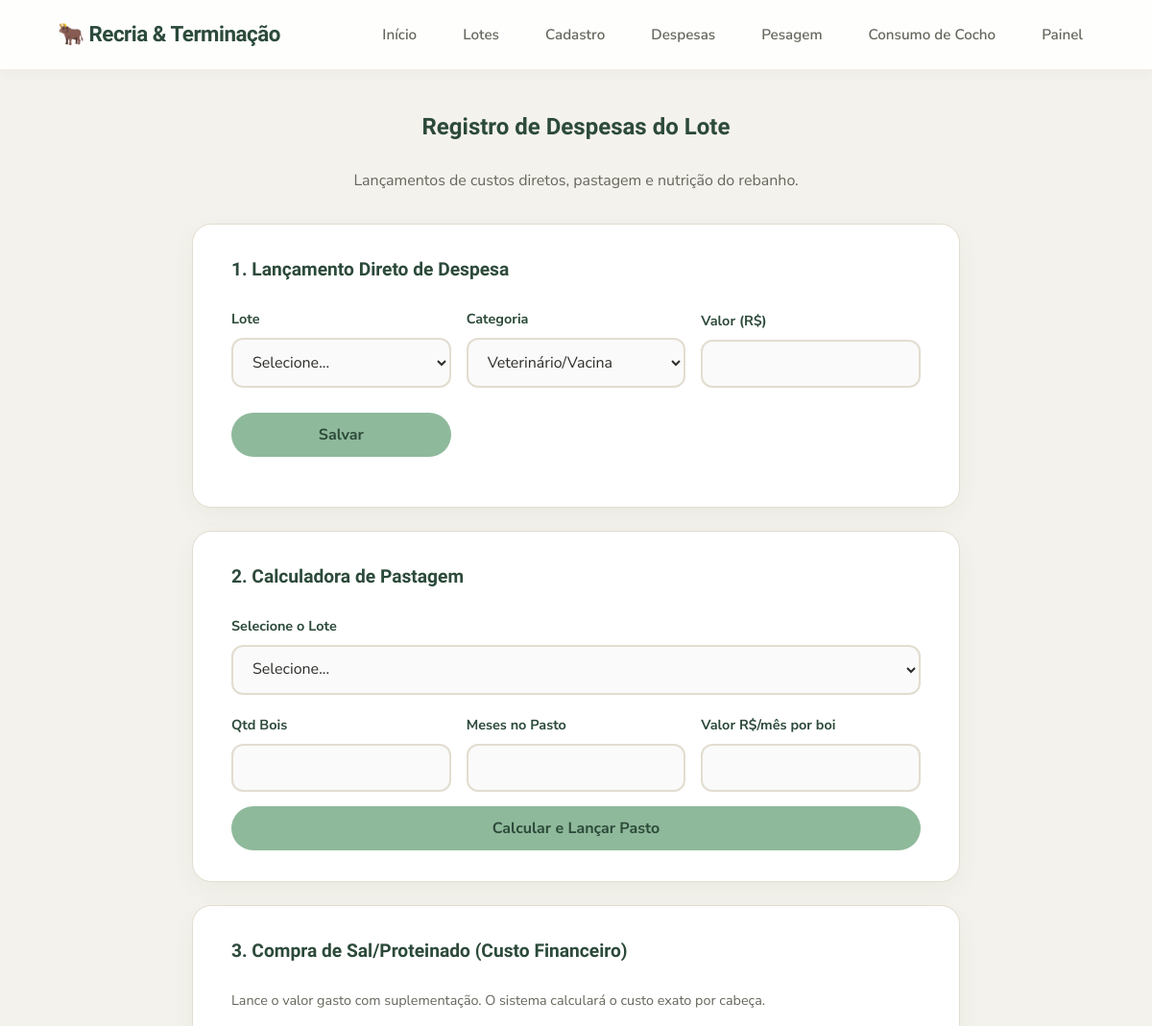
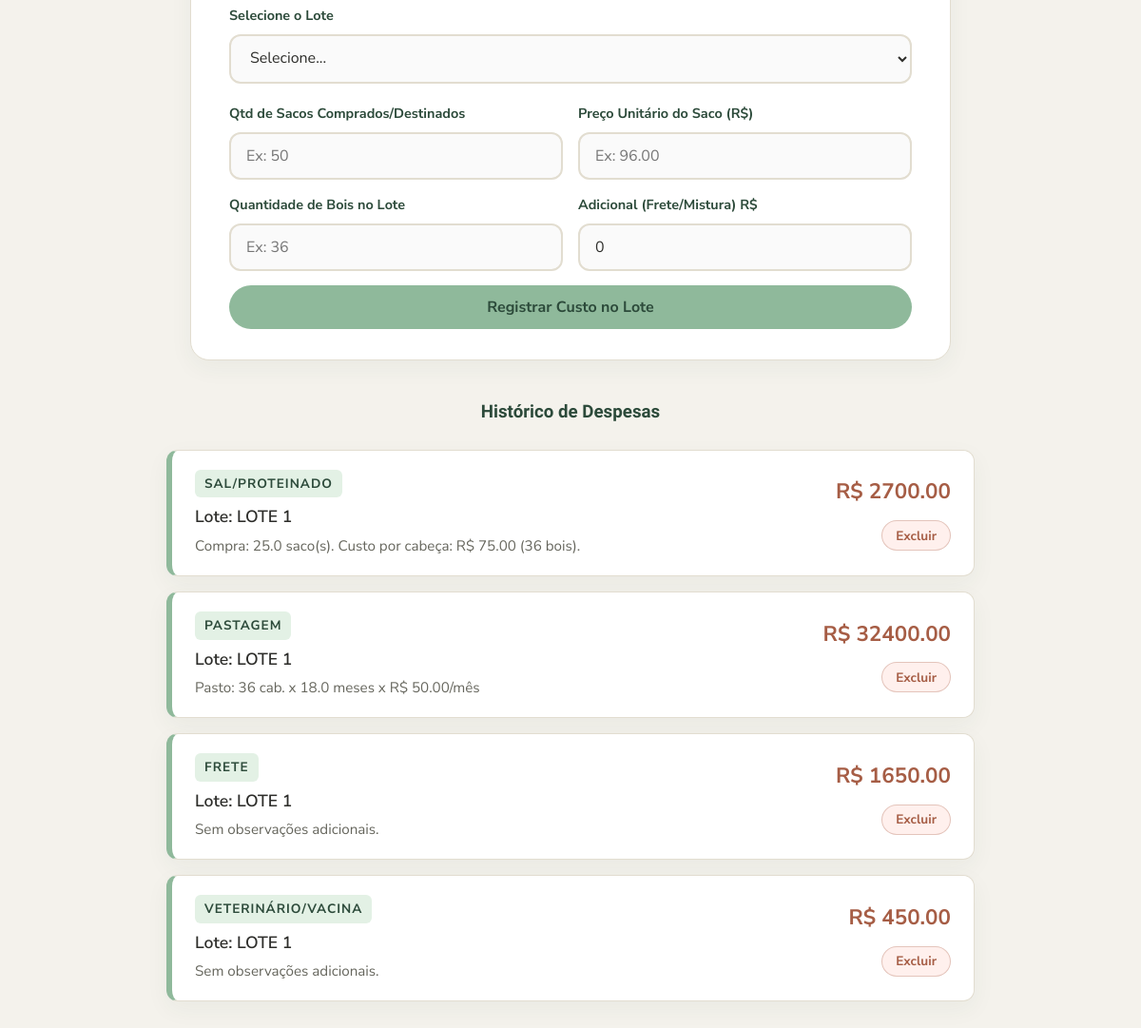
Screenshot of /despesas with the database file from the repository (2 pictures, top to bottom).
### tables this page shows
CREATE TABLE despesas (
                    id INTEGER PRIMARY KEY AUTOINCREMENT,
                    lote_id INTEGER,
                    categoria TEXT,
                    valor REAL,
                    observacao TEXT,
                    FOREIGN KEY(lote_id) REFERENCES lotes(id) ON DELETE CASCADE
                );

CREATE TABLE lotes (
                    id INTEGER PRIMARY KEY AUTOINCREMENT,
                    identificacao TEXT NOT NULL,
                    fase_atual TEXT NOT NULL,
                    categoria_animal TEXT,
                    data_inicio TEXT,
                    qtd_cabecas INTEGER,
                    custo_bezerro_unitario REAL,
                    custo_total_compra REAL,
                    valor_venda_total REAL,
                    total_arrobas_vendidas REAL,
                    status TEXT DEFAULT 'Em Andamento'
                );

### app.py (the view, shortened to what this page needs)
@app.route('/despesas', methods=['GET', 'POST'])
def despesas():
    conexao = conectar()
    try:
        lista_despesas = conexao.execute('''
            SELECT despesas.*, lotes.identificacao
            FROM despesas
            JOIN lotes ON despesas.lote_id = lotes.id
            ORDER BY despesas.id DESC
        ''').fetchall()
        lista_lotes = conexao.execute('SELECT * FROM lotes WHERE status = "Em Andamento"').fetchall()
    finally:
        conexao.close()
    return render_template('despesas.html', despesas=lista_despesas, lotes=lista_lotes)

### config_banco.py (called while the page is built)
def conectar():
    conexao = sqlite3.connect('dados.db')
    conexao.row_factory = sqlite3.Row
    conexao.execute('PRAGMA foreign_keys = ON;')
    return conexao

### templates/despesas.html (shortened to what this page needs)
{% extends "base.html" %}
{% block conteudo %}
<div style="text-align: center; margin-bottom: 32px;">
    <h2>Registro de Despesas do Lote</h2>
    <p style="color: var(--texto-suave);">Lançamentos de custos diretos, pastagem e nutrição do rebanho.</p>
</div>
<div class="form-caixa" style="max-width: 800px; margin-left: auto; margin-right: auto; margin-bottom: 24px;">
    <h3>1. Lançamento Direto de Despesa</h3>
    <form action="{{ url_for('despesas') }}" method="POST" class="form-linha">
        <div class="campo" style="flex: 2;">
            <label for="lote_id">Lote</label>
            <select name="lote_id" required>
                <option value="">Selecione...</option>
            </select>
        </div>
        <div class="campo" style="flex: 1.5;">
            <label for="categoria">Categoria</label>
            <select name="categoria">
                <option value="Veterinário/Vacina">Veterinário/Vacina</option>
            </select>
        </div>
        <div class="campo" style="flex: 1;">
            <label for="valor">Valor (R$)</label>
            <input type="number" name="valor" step="0.01" min="0" required>
        </div>
        <button type="submit" style="margin-bottom: 20px;">Salvar</button>
    </form>
</div>
<div class="form-caixa" style="max-width: 800px; margin-left: auto; margin-right: auto; margin-bottom: 24px;">
    <h3>2. Calculadora de Pastagem</h3>
    <form action="{{ url_for('despesas') }}" method="POST">
        <div class="campo">
            <label>Selecione o Lote</label>
            <select name="lote_id" required>
                <option value="">Selecione...</option>
            </select>
        </div>
        <div class="form-linha">
            <div class="campo">
                <label>Qtd Bois</label>
                <input type="number" name="qtd_bois" required>
            </div>
            <div class="campo">
                <label>Meses no Pasto</label>
                <input type="number" step="0.1" name="meses" required>
            </div>
            <div class="campo">
                <label>Valor R$/mês por boi</label>
                <input type="number" step="0.01" name="valor_mes_cabeca" required>
            </div>
        </div>
        <button type="submit" style="margin-top: 15px; width: 100%;">Calcular e Lançar Pasto</button>
    </form>
</div>
<div class="form-caixa" style="max-width: 800px; margin-left: auto; margin-right: auto; margin-bottom: 40px;">
    <h3>3. Compra de Sal/Proteinado (Custo Financeiro)</h3>
    <p style="font-size: 0.9rem; color: var(--texto-suave); margin-bottom: 20px;">
        Lance o valor gasto com suplementação. O sistema calculará o custo exato por cabeça.
    </p>
    <form action="{{ url_for('despesas') }}" method="POST">
        <div class="campo">
            <label>Selecione o Lote</label>
            <select name="lote_id" required>
                <option value="">Selecione...</option>
            </select>
        </div>
        <div class="form-linha">
            <div class="campo">
                <label>Qtd de Sacos Comprados/Destinados</label>
                <input type="number" step="0.1" name="qtd_sacos" placeholder="Ex: 50" required>
            </div>
            <div class="campo">
                <label>Preço Unitário do Saco (R$)</label>
                <input type="number" step="0.01" name="preco_saco" placeholder="Ex: 96.00" required>
            </div>
        </div>
        <div class="form-linha" style="margin-top: 15px;">
            <div class="campo">
                <label>Quantidade de Bois no Lote</label>
                <input type="number" name="qtd_bois_nutricao" placeholder="Ex: 36" required>
            </div>
            <div class="campo">
                <label>Adicional (Frete/Mistura) R$</label>
                <input type="number" step="0.01" name="valor_adicional" value="0">
            </div>
        </div>
        <button type="submit" style="margin-top: 15px; width: 100%;">Registrar Custo no Lote</button>
    </form>
</div>
<div class="container-historico">
    <h3 style="text-align: center; margin-bottom: 24px;">Histórico de Despesas</h3>
    <div class="lista-despesas">
        {% for despesa in despesas %}
        <div class="card-despesa">
            <div class="despesa-info">
                <span class="despesa-categoria">{{ despesa.categoria }}</span>
                <strong class="despesa-lote">Lote: {{ despesa.identificacao }}</strong>
                <p class="despesa-detalhes">{{ despesa.observacao or 'Sem observações adicionais.' }}</p>
            </div>
            <div class="despesa-acao">
                <strong class="despesa-valor">R$ {{ "%.2f"|format(despesa.valor) }}</strong>
                <form action="{{ url_for('excluir_despesa', id_despesa=despesa.id) }}" method="POST" class="form-excluir" onsubmit="return confirm('Deseja realmente apagar esta despesa?');">
                    <button type="submit" class="btn-tabela-excluir">Excluir</button>
                </form>
            </div>
        </div>
        {% else %}
        <div style="text-align: center; padding: 40px; background-color: var(--branco); border-radius: var(--raio); border: 1px dashed var(--borda);">
            <p style="color: var(--texto-suave); margin: 0;">Nenhuma despesa registrada ainda.</p>
        </div>
        {% endfor %}
    </div>
</div>
{% endblock %}

### static/style.css (style rules this page uses)
* { box-sizing: border-box; margin: 0; padding: 0; }
:root { --verde-salvia: #8FB99B; --verde-escuro: #2C4A3A; --creme: #F4F2EC; --branco: #FFFFFF; --terracota: #E8B4A0; --terracota-escuro: #A65D45; --texto: #2D2D2A; --texto-suave: #66665D; --borda: #E2DDD0; --raio: 20px; --raio-peq: 12px; --sombra-suave: 0 8px 24px rgba(44, 74, 58, 0.05); --sombra-hover: 0 16px 32px rgba(44, 74, 58, 0.12); --transicao: all 0.3s cubic-bezier(0.25, 0.8, 0.25, 1); }
body { font-family: 'Nunito Sans', Arial, sans-serif; background-color: var(--creme); color: var(--texto); line-height: 1.6; display: flex; flex-direction: column; min-height: 100vh; }
h1, h2, h3, h4 { font-family: 'Baloo 2', 'Nunito Sans', sans-serif; color: var(--verde-escuro); font-weight: 700; text-align: center; margin-bottom: 24px; }
.form-caixa { background-color: var(--branco); border: 1px solid var(--borda); border-radius: var(--raio); padding: 32px 40px; width: 100%; max-width: 600px; margin: 0 auto 32px auto; box-shadow: var(--sombra-suave); }
.form-caixa h3 { margin-bottom: 24px; font-size: 1.2rem; text-align: left; }
.campo { margin-bottom: 20px; width: 100%; }
.campo label { display: block; margin-bottom: 8px; font-weight: 700; font-size: 0.9rem; color: var(--verde-escuro); }
.campo input, .campo select { width: 100%; padding: 12px 16px; border: 2px solid var(--borda); border-radius: var(--raio-peq); font-size: 1rem; font-family: 'Nunito Sans', sans-serif; background-color: #FAFAFA; transition: var(--transicao); color: var(--texto); }
.form-linha { display: grid; grid-template-columns: repeat(auto-fit, minmax(180px, 1fr)); gap: 16px; align-items: end; }
.form-linha .campo { margin-bottom: 0; }
button, .botao { background-color: var(--verde-salvia); color: var(--verde-escuro); border: none; padding: 12px 28px; border-radius: 999px; font-size: 1rem; font-weight: 700; font-family: 'Nunito Sans', sans-serif; cursor: pointer; transition: var(--transicao); display: inline-flex; justify-content: center; align-items: center; text-decoration: none; width: 100%; margin-top: 10px; }
.form-linha button { width: auto; }
.form-excluir { margin: 0; padding: 0; display: inline-flex; }
a.btn-tabela, a.btn-tabela-secundario, button.btn-tabela-excluir { width: auto !important; margin: 0 !important; height: 32px; padding: 0 14px; font-size: 0.85rem; font-weight: 700; border-radius: 999px; display: inline-flex; align-items: center; justify-content: center; text-decoration: none; box-shadow: none; transform: none; }
button.btn-tabela-excluir { background-color: #FFF0ED; color: var(--terracota-escuro); border: 1px solid rgba(166, 93, 69, 0.3); }
.container-historico { max-width: 850px; margin: 0 auto; width: 100%; }
.lista-despesas { display: flex; flex-direction: column; gap: 16px; }
.card-despesa { background-color: var(--branco); border: 1px solid var(--borda); border-left: 6px solid var(--verde-salvia); border-radius: var(--raio-peq); padding: 20px 24px; display: flex; justify-content: space-between; align-items: center; box-shadow: var(--sombra-suave); transition: var(--transicao); }
.despesa-info { display: flex; flex-direction: column; gap: 6px; }
.despesa-categoria { font-size: 0.85rem; text-transform: uppercase; letter-spacing: 1px; font-weight: 700; color: var(--verde-escuro); background-color: #E3F1E5; padding: 4px 10px; border-radius: 6px; align-self: flex-start; }
.despesa-lote { font-size: 1.1rem; color: var(--texto); font-weight: 600; }
.despesa-detalhes { font-size: 0.95rem; color: var(--texto-suave); margin: 0; line-height: 1.4; }
.despesa-acao { display: flex; flex-direction: column; align-items: flex-end; gap: 12px; min-width: 120px; }
.despesa-valor { font-size: 1.4rem; color: var(--terracota-escuro); font-weight: 700; }

### rows the page displays
despesas: categoria "SAL/PROTEINADO", identificacao "LOTE 1", observacao "Compra: 25.0 saco(s). Custo por cabeça: R$ 75.00 (36 bois).", valor "2700.00"
despesas: categoria "PASTAGEM", identificacao "LOTE 1", observacao "Pasto: 36 cab. x 18.0 meses x R$ 50.00/mês", valor "32400.00"
despesas: categoria "FRETE", identificacao "LOTE 1", observacao "Sem observações adicionais.", valor "1650.00"
despesas: categoria "VETERINÁRIO/VACINA", identificacao "LOTE 1", observacao "Sem observações adicionais.", valor "450.00"
